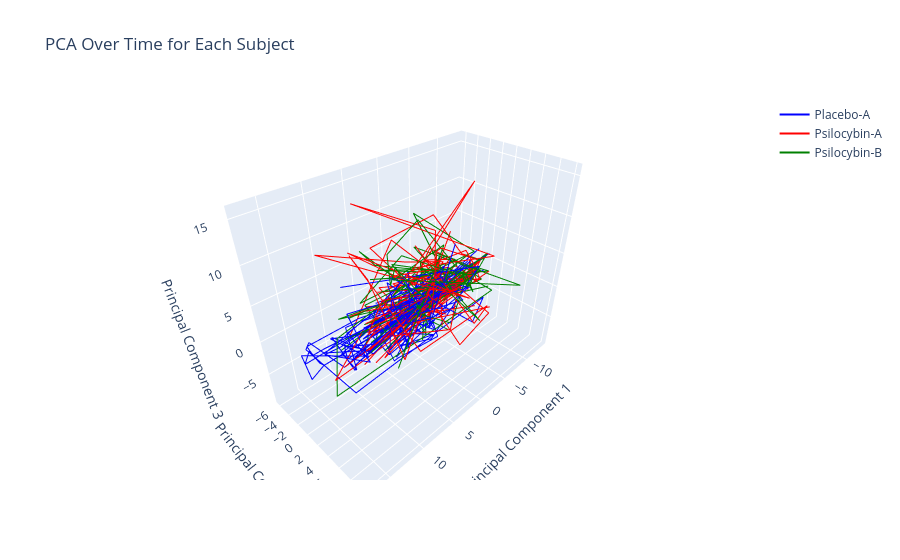

This figure's notebook cell:
### Markdown cell above
## 3 components, abstract time space

### Code cell
import plotly.graph_objects as go

# Define the color palette for each condition
palette = {
    'Placebo-A': 'blue', 
    'Psilocybin-A': 'red', 
    'Psilocybin-B': 'green'
}

# Create a 3D figure
fig = go.Figure()

# Add a single trace per condition to serve as the legend entry
for condition, color in palette.items():
    fig.add_trace(go.Scatter3d(
        x=[None], y=[None], z=[None],
        mode='lines',
        line=dict(color=color),
        name=condition  # Only this will show in the legend
    ))

# Loop through each subject to add their trajectory without markers
for subject_id in range(pca_over_time.shape[1]):
    xs = []
    ys = []
    zs = []
    
    # Loop through each time point
    for t in range(pca_over_time.shape[0]):
        pca_result = pca_over_time[t]
        xs.append(pca_result[subject_id, 0])
        ys.append(pca_result[subject_id, 1])
        zs.append(pca_result[subject_id, 2])
    
    # Get the color for the subject based on their condition
    condition = condition_reshaped[subject_id]
    color = palette[condition]
    
    # Add the subject's trajectory over time to the plot without showing in legend and without markers
    fig.add_trace(go.Scatter3d(
        x=xs, 
        y=zs, 
        z=ys, 
        mode='lines',  # Only lines, no markers
        line=dict(color=color),
        showlegend=False  # Prevent subject traces from appearing in the legend
    ))

# Set axis labels and title
fig.update_layout(
    scene=dict(
        xaxis_title='Principal Component 1',
        yaxis_title='Principal Component 2',
        zaxis_title='Principal Component 3'
    ),
    title='PCA Over Time for Each Subject'
)

# Show the plot
fig.show()

### Figure 1 — Plotly figure (JSON) as saved in the notebook; plotly's stock layout.template omitted (floating-point values rounded to 4 significant figures)
{"data": [{"line": {"color": "blue"}, "mode": "lines", "name": "Placebo-A", "type": "scatter3d", "x": [null], "y": [null], "z": [null]}, {"line": {"color": "red"}, "mode": "lines", "name": "Psilocybin-A", "type": "scatter3d", "x": [null], "y": [null], "z": [null]}, {"line": {"color": "green"}, "mode": "lines", "name": "Psilocybin-B", "type": "scatter3d", "x": [null], "y": [null], "z": [null]}, {"line": {"color": "blue"}, "mode": "lines", "showlegend": false, "type": "scatter3d", "x": [2.251, -0.168, -5.432, 10.84, 13.6, 10.95, 11.34, -7.626], "y": [3.702, 0.9027, -2.587, -2.103, -1.216, 3.502, 0.4399, -5.049], "z": [1.528, -1.661, -1.259, -2.349, -1.181, -0.8839, 1.651, -1.076]}, {"line": {"color": "blue"}, "mode": "lines", "showlegend": false, "type": "scatter3d", "x": [-3.391, 5.062, 7.751, 4.427, -0.3162, 4.036, 6.521, -7.7], "y": [1.641, -0.8478, 0.4039, 2.868, -2.26, -0.5871, 1.569, -0.03204], "z": [0.1953, 0.5252, -1.978, 2.749, 2.925, 2.43, -3.326, -0.1921]}, {"line": {"color": "blue"}, "mode": "lines", "showlegend": false, "type": "scatter3d", "x": [3.541, -5.106, -6.946, 14.24, 17.12, 16.81, 10.74, -11.21], "y": [2.317, 2.832, -0.6012, -0.6742, 1.761, -0.1996, 2.318, -2.157], "z": [0.668, -1.31, -1.948, -2.02, -0.2705, 1.499, -0.9275, -0.6776]}, {"line": {"color": "red"}, "mode": "lines", "showlegend": false, "type": "scatter3d", "x": [-0.2063, -4.708, -9.144, 7.598, 5.871, 5.602, 6.551, -7.525], "y": [-0.9047, 5.253, 3.918, 7.816, -5.775, -2.919, 4.228, -1.856], "z": [7.237, -3.571, -3.798, 1.316, 6.378, 4.258, -3.023, 6.027]}, {"line": {"color": "green"}, "mode": "lines", "showlegend": false, "type": "scatter3d", "x": [1.708, -3.875, -5.156, -3.648, -7.948, -7.851, -0.7092, -3.676], "y": [-1.241, -1.56, 1.235, -1.292, -2.032, 3.192, 1.03, -1.096], "z": [1.983, 2.076, 4.083, 4.796, 1.686, 2.221, -1.096, 0.06268]}, {"line": {"color": "blue"}, "mode": "lines", "showlegend": false, "type": "scatter3d", "x": [-7.784, 9.05, 3.901, 1.298, 0.7893, 2.402, -0.1216, 4.317], "y": [0.3476, -0.1123, -2.39, -2.647, 1.063, 0.1454, -0.6328, -0.7924], "z": [-0.7099, -1.045, -2.491, -3.068, -4.211, -3.224, 1.096, -0.06923]}, {"line": {"color": "red"}, "mode": "lines", "showlegend": false, "type": "scatter3d", "x": [-6.728, 6.075, 8.33, -9.489, -9.302, -9.221, -5.748, 8.24], "y": [0.5448, 0.1652, 0.09093, 1.361, 1.336, 2.268, -2.765, -0.5193], "z": [-1.798, 3.124, -0.462, 0.1606, 1.101, -0.3289, -0.8484, -1.352]}, {"line": {"color": "green"}, "mode": "lines", "showlegend": false, "type": "scatter3d", "x": [8.274, -7.809, -0.3356, -2.043, 0.7449, -2.608, -4.904, 1.039], "y": [-0.682, 0.1693, -1.78, -2.595, 1.92, -2.453, -3.836, 1.611], "z": [0.3351, -2.338, -4.425, -6.19, -4.043, 3.374, -3.971, -5.088]}, {"line": {"color": "blue"}, "mode": "lines", "showlegend": false, "type": "scatter3d", "x": [-5.262, 6.692, -4.449, 2.358, -1.199, -2.338, -2.188, 4.224], "y": [-0.2062, 1.361, 2.339, -1.521, -2.596, -1.009, 1.836, -3.464], "z": [-0.5575, -3.09, -2.179, -5.131, -5.856, -6.207, 3.166, -0.2377]}, {"line": {"color": "red"}, "mode": "lines", "showlegend": false, "type": "scatter3d", "x": [-11.45, 6.921, 0.772, -6.767, -11.67, -9.625, -9.353, 7.982], "y": [-0.04917, 0.8311, 5.947, 0.4117, -1.225, -0.04488, 0.2384, -0.4422], "z": [-0.6596, -1.434, -0.9147, -2.357, -0.8232, 1.562, -3.251, 2.266]}, {"line": {"color": "blue"}, "mode": "lines", "showlegend": false, "type": "scatter3d", "x": [-2.028, 6.425, 4.004, 0.2856, -0.005113, -2.469, 1.929, 5.881], "y": [2.173, -0.2761, -3.216, -2.999, -0.2326, 0.4293, -0.6371, -1.93], "z": [1.398, -1.483, -4.964, -3.374, -4.083, -6.195, 3.672, 0.1698]}, {"line": {"color": "red"}, "mode": "lines", "showlegend": false, "type": "scatter3d", "x": [-0.4693, 0.08653, 8.779, -8.913, -11.67, -12.2, -11.17, 9.099], "y": [4.13, -0.7617, 0.385, 0.5458, -1.225, -0.1238, -1.047, -2.071], "z": [-0.3129, -1.796, -2.781, -0.8063, -0.8232, 0.4397, -1.539, 1.258]}, {"line": {"color": "blue"}, "mode": "lines", "showlegend": false, "type": "scatter3d", "x": [-6.218, 5.181, 3.311, -1.795, 2.128, 0.7856, -3.228, 0.4923], "y": [-0.171, 0.0754, 0.5106, -2.086, 0.08819, -0.0575, 1.163, -0.4573], "z": [0.5206, -1.062, -6.4, -3.352, -4.654, -5.195, 4.077, 0.1484]}, {"line": {"color": "red"}, "mode": "lines", "showlegend": false, "type": "scatter3d", "x": [-3.398, 8.229, 14.75, -13.25, -11.0, -6.44, -3.165, 1.31], "y": [0.563, -0.8843, 2.222, 0.7423, -0.2775, -1.621, 3.16, -0.7948], "z": [2.495, -0.409, -1.835, -1.518, -1.204, -3.66, 1.338, 1.823]}, {"line": {"color": "green"}, "mode": "lines", "showlegend": false, "type": "scatter3d", "x": [-7.738, 12.83, 14.57, -11.56, -9.953, -7.831, -11.75, 11.62], "y": [-2.956, 0.5317, 1.762, 2.724, -2.192, -1.089, 0.6568, 0.2217], "z": [1.712, 1.79, -4.78, -3.01, -1.305, 1.855, -2.225, 0.7189]}, {"line": {"color": "green"}, "mode": "lines", "showlegend": false, "type": "scatter3d", "x": [0.233, 4.623, 9.365, -9.879, -11.67, -12.2, -10.06, 11.43], "y": [0.9307, -2.722, 0.3096, 0.4589, -1.225, -0.1238, -0.9458, -1.181], "z": [-0.4797, 0.1465, -2.51, -1.057, -0.8232, 0.4397, 1.638, -1.907]}, {"line": {"color": "blue"}, "mode": "lines", "showlegend": false, "type": "scatter3d", "x": [-1.399, 0.3458, -3.686, 1.26, 4.924, 0.2242, -3.856, 3.248], "y": [-1.555, 4.021, -1.244, 0.4491, 1.163, -1.14, -0.4124, 0.3772], "z": [0.3321, 4.138, 0.3274, -0.1026, -2.217, -4.094, 2.302, 2.203]}, {"line": {"color": "red"}, "mode": "lines", "showlegend": false, "type": "scatter3d", "x": [2.732, 1.199, 4.17, -7.87, -10.69, -12.2, -13.66, 13.26], "y": [-4.741, -1.285, -3.874, -5.252, -2.354, -0.1238, -1.757, 1.942], "z": [-0.267, 2.774, 7.477, 7.071, 1.132, 0.4397, -2.27, -1.123]}, {"line": {"color": "green"}, "mode": "lines", "showlegend": false, "type": "scatter3d", "x": [-11.14, 5.753, 7.048, -11.3, -5.041, -3.26, -4.036, 3.645], "y": [-1.311, 0.3522, -1.913, -0.639, -6.15, 2.379, -5.023, -0.6353], "z": [-0.8227, -1.985, 1.803, 1.966, 7.961, 1.096, -0.3857, 2.23]}, {"line": {"color": "blue"}, "mode": "lines", "showlegend": false, "type": "scatter3d", "x": [-11.13, 11.26, 3.936, -4.058, 3.673, -0.5455, -6.214, 7.968], "y": [0.1095, 0.7614, -4.591, -1.321, 0.2878, 1.655, 4.13, -5.173], "z": [-0.7254, -2.198, -5.708, -9.081, -5.268, -5.835, 3.933, 3.185]}, {"line": {"color": "green"}, "mode": "lines", "showlegend": false, "type": "scatter3d", "x": [0.6479, -2.203, 6.505, 3.179, -4.111, -4.86, -12.05, 8.999], "y": [2.16, -3.47, -3.605, 0.4094, 3.257, 3.652, 1.027, 1.334], "z": [-2.644, 0.6472, 0.8865, 7.857, 3.176, 1.217, 2.096, -0.6661]}, {"line": {"color": "blue"}, "mode": "lines", "showlegend": false, "type": "scatter3d", "x": [-1.896, 2.332, 2.199, 0.7905, 3.826, 4.198, 3.807, -3.845], "y": [0.4189, -2.943, -2.038, -2.779, 0.6904, 2.359, -1.578, -0.4836], "z": [-2.587, -1.194, -2.197, -0.471, -2.388, -3.772, 3.585, -5.204]}, {"line": {"color": "red"}, "mode": "lines", "showlegend": false, "type": "scatter3d", "x": [-4.209, 2.897, 11.02, -9.642, -11.67, -10.68, -9.887, 9.639], "y": [1.103, -1.652, 1.21, 0.3675, -1.225, 0.6014, -1.559, 2.756], "z": [-0.5292, 0.1413, -1.78, -0.6518, -0.8232, -0.07567, -1.827, -2.389]}, {"line": {"color": "blue"}, "mode": "lines", "showlegend": false, "type": "scatter3d", "x": [-6.212, 1.475, -3.067, 4.532, 2.291, 2.581, 0.4155, -2.78], "y": [-2.401, 3.103, -0.1422, 0.394, -0.4541, -1.004, 0.5471, -2.384], "z": [2.488, -1.983, -5.089, -6.544, -5.798, -4.14, 4.04, 1.377]}, {"line": {"color": "red"}, "mode": "lines", "showlegend": false, "type": "scatter3d", "x": [5.532, 1.615, -5.047, 2.241, -4.128, -1.296, -4.128, -0.453], "y": [-0.2282, -3.32, 0.8364, -2.339, -0.298, 0.2859, -0.7302, 3.557], "z": [1.677, 0.5299, 2.296, 2.302, -4.25, -2.481, 3.346, -2.406]}, {"line": {"color": "green"}, "mode": "lines", "showlegend": false, "type": "scatter3d", "x": [4.236, -4.878, 4.639, -7.113, 7.854, -1.138, -9.131, 5.785], "y": [1.573, 1.003, -2.284, -0.7318, 4.098, 0.2673, 0.9806, -0.9443], "z": [-1.528, 2.732, 5.367, 0.3143, 10.42, -0.7561, 0.8913, -2.665]}, {"line": {"color": "blue"}, "mode": "lines", "showlegend": false, "type": "scatter3d", "x": [3.484, -4.627, -9.883, 13.27, 15.13, 14.63, 12.98, -13.18], "y": [-1.291, 5.02, 2.591, 3.587, -2.355, -2.341, 1.479, -1.267], "z": [4.353, -3.431, -3.414, -3.831, -0.1571, 0.5646, -1.652, 1.374]}, {"line": {"color": "red"}, "mode": "lines", "showlegend": false, "type": "scatter3d", "x": [6.506, -1.672, 3.59, -4.973, -4.952, -5.768, 6.845, -2.438], "y": [-2.559, 0.3394, 9.743, 7.118, -3.548, -0.3864, 0.8984, 2.948], "z": [0.9343, -0.9256, 0.9243, -0.98, 2.076, 3.166, -4.789, 1.44]}, {"line": {"color": "green"}, "mode": "lines", "showlegend": false, "type": "scatter3d", "x": [-4.814, 5.363, 5.029, -9.258, -11.67, -12.2, -12.6, 9.538], "y": [-2.615, -4.4, -2.042, 1.075, -1.225, -0.1238, 0.2194, -1.907], "z": [-4.706, 7.313, 6.316, -0.1516, -0.8232, 0.4397, 0.7016, 1.237]}, {"line": {"color": "green"}, "mode": "lines", "showlegend": false, "type": "scatter3d", "x": [-7.788, 8.134, -4.387, 7.103, -6.522, -4.412, -3.942, 2.091], "y": [-3.936, 4.826, -0.1083, 3.381, 9.999, -5.462, 6.646, 2.258], "z": [1.163, -2.875, 5.982, 7.903, 3.833, 3.478, -1.874, 6.82]}, {"line": {"color": "green"}, "mode": "lines", "showlegend": false, "type": "scatter3d", "x": [7.363, -11.23, 0.8782, -9.721, -0.8936, 4.402, 9.623, -10.44], "y": [1.587, -1.741, 1.053, -0.3871, 4.633, -2.001, -3.866, 2.862], "z": [-2.891, -0.5227, -1.642, -1.068, -1.681, 0.6714, 0.06874, -1.703]}, {"line": {"color": "blue"}, "mode": "lines", "showlegend": false, "type": "scatter3d", "x": [8.711, -7.742, -9.891, 14.22, 14.88, 15.61, 16.35, -12.83], "y": [-0.2383, -1.29, 0.06592, -0.5311, -0.2104, -0.7417, -0.7242, 0.8179], "z": [0.3495, -2.821, -1.584, -1.86, -0.9181, 0.978, -0.4095, 1.594]}, {"line": {"color": "red"}, "mode": "lines", "showlegend": false, "type": "scatter3d", "x": [8.49, -10.31, -6.296, 0.3574, -9.611, 4.192, 1.898, -3.942], "y": [-0.1028, -0.7114, -0.09259, 1.817, -0.449, -2.643, 0.3595, 2.813], "z": [0.9472, -1.926, 0.02791, -1.591, -1.91, 2.538, -2.434, 1.032]}, {"line": {"color": "blue"}, "mode": "lines", "showlegend": false, "type": "scatter3d", "x": [1.086, -2.355, -3.112, 10.85, 9.158, 14.03, 8.825, -10.06], "y": [-1.238, -2.391, -3.565, -1.887, 1.116, -0.2329, -0.1612, -0.2172], "z": [-1.228, -1.692, -2.179, -1.877, -1.928, 0.04448, 1.498, -2.882]}, {"line": {"color": "green"}, "mode": "lines", "showlegend": false, "type": "scatter3d", "x": [-3.026, 3.23, 0.5511, -7.197, -7.372, -7.188, -8.268, 9.246], "y": [2.273, -0.9453, 1.821, 0.4161, 2.666, 1.427, -0.8419, 1.113], "z": [-5.346, 0.6054, 2.751, 1.247, -1.242, 1.073, -1.579, -2.399]}, {"line": {"color": "blue"}, "mode": "lines", "showlegend": false, "type": "scatter3d", "x": [9.041, -5.092, -5.613, 8.956, 16.14, 15.64, 13.67, -12.99], "y": [0.6537, -2.355, 0.5161, -0.72, 0.01817, 0.0188, -0.7913, 0.009095], "z": [-2.256, 0.9602, -0.6026, 1.605, 2.461, 0.9322, 0.09081, -1.556]}, {"line": {"color": "red"}, "mode": "lines", "showlegend": false, "type": "scatter3d", "x": [8.623, 0.7629, 2.491, -3.064, -2.035, -11.95, 1.16, 5.58], "y": [0.2342, 2.408, 4.594, -0.03976, 1.575, -0.1002, -0.606, 1.661], "z": [0.2025, 2.308, 3.572, 5.702, 7.172, 0.453, -3.757, -0.3395]}, {"line": {"color": "green"}, "mode": "lines", "showlegend": false, "type": "scatter3d", "x": [-2.022, -4.514, 0.11, 6.104, 8.097, 4.854, 0.916, 0.8474], "y": [-0.3436, 1.786, -0.0968, 1.397, 4.063, 1.188, 1.534, 2.474], "z": [2.376, 3.687, 10.98, 9.655, 8.025, 7.488, -1.105, 0.02702]}, {"line": {"color": "blue"}, "mode": "lines", "showlegend": false, "type": "scatter3d", "x": [6.584, -5.632, -8.645, 10.71, 12.15, 11.58, 9.391, -7.841], "y": [-1.148, 0.1591, -1.605, 0.5075, 2.188, -2.6, 2.091, 1.551], "z": [0.1594, -1.549, -1.922, -3.386, -2.213, -0.7468, -1.612, 2.944]}, {"line": {"color": "red"}, "mode": "lines", "showlegend": false, "type": "scatter3d", "x": [4.438, -5.284, -5.148, 5.531, -3.273, -1.048, 7.219, -5.546], "y": [-2.093, 2.114, 0.113, 1.461, 1.168, -6.086, -5.421, 6.786], "z": [0.8398, 1.1, 2.471, 6.749, 1.826, 5.614, -4.893, -0.5125]}, {"line": {"color": "blue"}, "mode": "lines", "showlegend": false, "type": "scatter3d", "x": [4.189, -3.666, -5.673, 8.613, 11.64, 11.32, 8.944, -8.516], "y": [-3.709, 1.279, -0.3054, 0.1392, 0.1794, -0.588, 1.687, 0.5039], "z": [-1.343, -2.705, -2.23, -2.142, -2.242, -1.069, -0.7403, 2.1]}, {"line": {"color": "red"}, "mode": "lines", "showlegend": false, "type": "scatter3d", "x": [4.928, -2.872, -2.136, 6.242, -8.501, -1.042, 4.843, -5.308], "y": [-2.08, -0.1174, 0.5054, -4.015, 4.645, -2.18, -3.107, 4.677], "z": [2.513, 0.3142, 9.045, 13.63, 4.634, 3.175, -2.398, -1.334]}, {"line": {"color": "blue"}, "mode": "lines", "showlegend": false, "type": "scatter3d", "x": [-0.1897, -5.694, -6.719, 6.556, 11.73, 12.85, 10.96, -9.94], "y": [2.296, -1.471, -1.493, -2.504, -0.6831, 3.558, -0.4625, -0.9198], "z": [2.085, -2.756, -0.458, -2.788, -1.869, -0.6965, 1.633, -1.664]}, {"line": {"color": "red"}, "mode": "lines", "showlegend": false, "type": "scatter3d", "x": [-3.134, -3.259, -4.055, -9.173, -11.67, -8.687, -9.439, 8.007], "y": [1.612, -3.012, -2.198, -0.5758, -1.225, 2.225, -1.424, 0.1988], "z": [-3.182, 1.895, 4.759, 0.6857, -0.8232, -0.4756, -0.2994, -1.015]}, {"line": {"color": "blue"}, "mode": "lines", "showlegend": false, "type": "scatter3d", "x": [-3.123, -0.02246, -5.396, 8.355, 11.73, 10.74, 9.98, -10.74], "y": [5.316, -1.98, -0.5003, -2.04, -2.715, 3.0, -1.405, -2.238], "z": [2.945, -2.006, -2.123, -2.069, -0.9379, -0.6855, 2.418, -3.158]}, {"line": {"color": "red"}, "mode": "lines", "showlegend": false, "type": "scatter3d", "x": [-2.531, -0.44, -6.071, 2.3, 10.05, 3.008, 6.392, -7.128], "y": [4.348, -1.051, -1.657, 0.02301, -6.282, 10.13, -5.27, -4.923], "z": [2.863, -2.312, 2.137, 6.484, 7.994, 6.981, 7.165, -5.095]}, {"line": {"color": "blue"}, "mode": "lines", "showlegend": false, "type": "scatter3d", "x": [11.66, -6.008, -7.578, 6.639, 7.174, 2.971, 2.753, 0.8765], "y": [1.701, -1.089, 1.691, 1.6, -1.494, -0.4111, 2.137, -2.075], "z": [-2.043, -0.7546, -1.082, -3.927, -1.873, -3.092, 1.17, -0.6912]}, {"line": {"color": "blue"}, "mode": "lines", "showlegend": false, "type": "scatter3d", "x": [2.402, 0.3366, -2.868, 4.25, 6.331, 5.152, 2.007, -4.534], "y": [-1.695, 1.857, 0.6598, 0.2765, 2.072, -1.972, 4.141, 1.587], "z": [-5.328, -0.2379, -7.465, -7.019, -4.853, -3.104, 0.6309, 6.764]}, {"line": {"color": "red"}, "mode": "lines", "showlegend": false, "type": "scatter3d", "x": [1.426, -3.988, 4.974, -9.157, -8.483, -9.638, -8.078, 10.26], "y": [-2.932, 4.256, 3.875, -0.4074, 2.16, -0.6321, -1.266, 1.43], "z": [-2.221, 15.58, 8.227, 3.103, 1.517, -0.7622, 0.8442, -3.176]}, {"line": {"color": "green"}, "mode": "lines", "showlegend": false, "type": "scatter3d", "x": [-0.7909, -2.732, 4.054, -13.25, -11.67, -9.871, -8.392, 5.621], "y": [0.6907, -3.015, -4.469, 0.7423, -1.225, -1.287, 1.752, -0.4766], "z": [-0.1362, 0.6849, 2.767, -1.518, -0.8232, -0.9472, -0.8198, 3.781]}], "layout": {"scene": {"xaxis": {"title": {"text": "Principal Component 1"}}, "yaxis": {"title": {"text": "Principal Component 2"}}, "zaxis": {"title": {"text": "Principal Component 3"}}}, "title": {"text": "PCA Over Time for Each Subject"}}}
